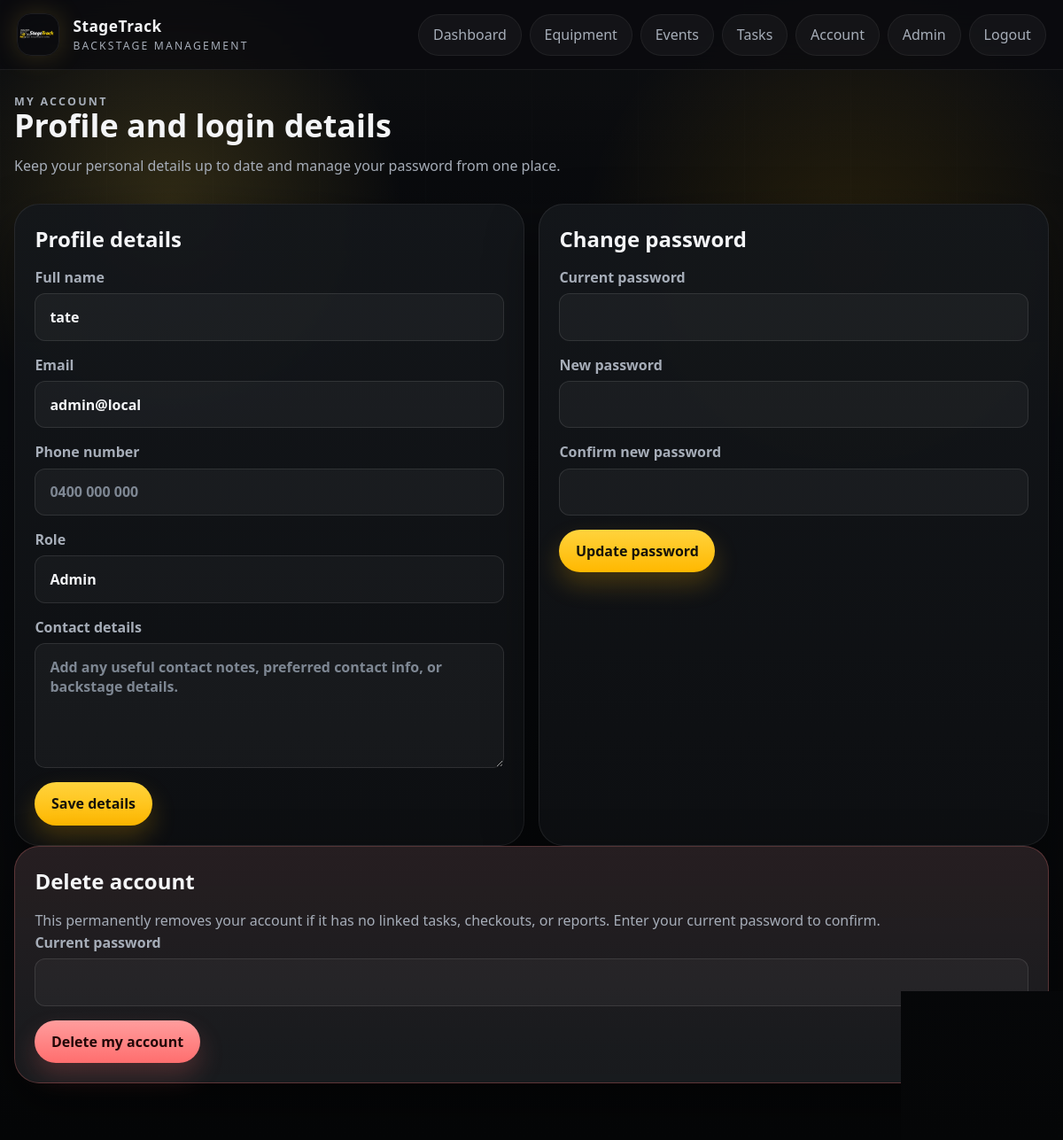
The app's page /auth/account (signed in) with its own data.
### app/models.py (models this page shows)
class SystemSettings(db.Model):
    id = db.Column(db.Integer, primary_key=True)
    school_name = db.Column(db.String(255), nullable=False, default="StageTrack")
    support_email = db.Column(db.String(255), default="")
    timezone_name = db.Column(db.String(100), nullable=False, default="Australia/Sydney")
    datetime_format = db.Column(db.String(100), nullable=False, default="%d %b %Y %I:%M %p")
    student_crew_can_view_all_events = db.Column(db.Boolean, nullable=False, default=False)
    student_crew_can_view_all_equipment = db.Column(db.Boolean, nullable=False, default=True)
    checkout_permission_role = db.Column(db.String(50), nullable=False, default="Stage Manager")
    maintenance_submit_permission_role = db.Column(db.String(50), nullable=False, default="Student Crew")
    consumable_manage_permission_role = db.Column(db.String(50), nullable=False, default="Stage Manager")
    pdf_export_permission_role = db.Column(db.String(50), nullable=False, default="Stage Manager")
    equipment_categories = db.Column(db.Text, nullable=False, default="")
    equipment_statuses = db.Column(db.Text, nullable=False, default="")
    serial_numbers_required = db.Column(db.Boolean, nullable=False, default=False)
    due_dates_required = db.Column(db.Boolean, nullable=False, default=False)
    due_soon_hours = db.Column(db.Integer, nullable=False, default=24)
    long_overdue_days = db.Column(db.Integer, nullable=False, default=7)
    auto_hide_removed_items = db.Column(db.Boolean, nullable=False, default=True)
    event_venues = db.Column(db.Text, nullable=False, default="")
    event_crew_roles = db.Column(db.Text, nullable=False, default="")
    auto_send_event_invites = db.Column(db.Boolean, nullable=False, default=True)
    event_equipment_sheet_scope = db.Column(db.String(50), nullable=False, default="all_linked")
    consumable_categories = db.Column(db.Text, nullable=False, default="")
    low_stock_alert_behavior = db.Column(db.String(50), nullable=False, default="at_or_below")
    students_can_log_consumables = db.Column(db.Boolean, nullable=False, default=True)
    negative_consumable_adjustments_manager_only = db.Column(db.Boolean, nullable=False, default=True)
    overdue_alert_recipients = db.Column(db.Text, nullable=False, default="")
    maintenance_alert_recipients = db.Column(db.Text, nullable=False, default="")
    enquiry_alert_recipients = db.Column(db.Text, nullable=False, default="")
    low_stock_alert_recipients = db.Column(db.Text, nullable=False, default="")
    password_reset_email_subject = db.Column(db.String(255), nullable=False, default="StageTrack Password Reset")
    welcome_email_subject = db.Column(db.String(255), nullable=False, default="Welcome to StageTrack")
    equipment_checkout_email_subject = db.Column(db.String(255), nullable=False, default="StageTrack equipment checked out: {equipment_name}")
    equipment_overdue_email_subject = db.Column(db.String(255), nullable=False, default="StageTrack equipment overdue: {equipment_name}")
    equipment_return_email_subject = db.Column(db.String(255), nullable=False, default="StageTrack equipment returned: {equipment_name}")
    maintenance_email_subject = db.Column(db.String(255), nullable=False, default="StageTrack maintenance request: {equipment_name}")
    enquiry_email_subject = db.Column(db.String(255), nullable=False, default="StageTrack enquiry from {name}")
    maintenance_statuses = db.Column(db.Text, nullable=False, default="")
    resolved_visible_in_queue = db.Column(db.Boolean, nullable=False, default=False)
    maintenance_resolve_permission_role = db.Column(db.String(50), nullable=False, default="Teacher")
    repeat_damage_threshold = db.Column(db.Integer, nullable=False, default=2)
    pdf_paper_size = db.Column(db.String(20), nullable=False, default="A4")
    pdf_show_header = db.Column(db.Boolean, nullable=False, default=True)
    pdf_header_text = db.Column(db.String(255), nullable=False, default="StageTrack")
    pdf_footer_text = db.Column(db.String(255), nullable=False, default="Generated by StageTrack")
    pdf_include_checkboxes = db.Column(db.Boolean, nullable=False, default=True)
    pdf_include_notes = db.Column(db.Boolean, nullable=False, default=True)
    pdf_include_signatures = db.Column(db.Boolean, nullable=False, default=False)
    updated_at = db.Column(db.DateTime, default=datetime.utcnow, onupdate=datetime.utcnow, nullable=False)

class User(db.Model):
    id = db.Column(db.Integer, primary_key=True)
    name = db.Column(db.String(120), nullable=False)
    email = db.Column(db.String(255), unique=True, nullable=False, index=True)
    password_hash = db.Column(db.String(255), nullable=False)
    must_change_password = db.Column(db.Boolean, nullable=False, default=False)
    phone_number = db.Column(db.String(50))
    contact_details = db.Column(db.Text)
    role = db.Column(db.String(50), nullable=False, default="Viewer")
    is_active = db.Column(db.Boolean, nullable=False, default=True)
    created_at = db.Column(db.DateTime, default=datetime.utcnow, nullable=False)
    tasks = db.relationship("Task", back_populates="assignee", lazy=True)
    checkouts = db.relationship("EquipmentCheckout", back_populates="user", lazy=True)
    damage_reports = db.relationship("DamageReport", back_populates="reporter", lazy=True)
    password_reset_tokens = db.relationship("PasswordResetToken", back_populates="user", lazy=True)
    event_assignments = db.relationship("EventCrewAssignment", back_populates="user", lazy=True)

### app/auth/routes.py (the view, shortened to what this page needs)
@auth_bp.route("/account", methods=["GET", "POST"])
@login_required
def account():
    user = current_user()
    return render_template("auth/account.html", user=user)

### app/auth/routes.py (called while the page is built)
def current_user():
    user_id = session.get("user_id")
    if not user_id:
        return None
    user = db.session.get(User, user_id)
    if user and not user.is_active:
        session.clear()
        return None
    return user

def login_required(view):
    @wraps(view)
    def wrapped_view(*args, **kwargs):
        if not current_user():
            return redirect(url_for("auth.login"))
        return view(*args, **kwargs)
    return wrapped_view

@auth_bp.app_context_processor
def inject_user():
    first_user_pending = User.query.count() == 0
    return {
        "current_user": current_user(),
        "manager_roles": MANAGER_ROLES,
        "registration_open": first_user_pending,
    }

### app/site_service.py (called while the page is built)
def get_site_settings():
    settings = SiteSettings.query.order_by(SiteSettings.id.asc()).first()
    if not settings:
        settings = SiteSettings()
        db.session.add(settings)
        db.session.commit()
    return settings

### app/templates/auth/account.html (shortened to what this page needs)
{% extends "base.html" %}
{% block content %}
<section class="page-header">
    <div>
        <p class="eyebrow">My account</p>
        <h1>Profile and login details</h1>
        <p>Keep your personal details up to date and manage your password from one place.</p>
    </div>
</section>
<section class="utility-grid">
    <section class="panel">
        <div class="panel-header">
            <h2>Profile details</h2>
        </div>
        <form method="post" class="form-grid">
            <label>
                Full name
                <input type="text" name="name" value="{{ user.name }}" required>
            </label>
            <label>
                Email
                <input type="email" name="email" value="{{ user.email }}" required>
            </label>
            <label>
                Phone number
                <input type="text" name="phone_number" value="{{ user.phone_number or '' }}" placeholder="0400 000 000">
            </label>
            <label>
                Role
                <input type="text" value="{{ user.role }}" readonly>
            </label>
            <label class="full-width">
                Contact details
                <textarea name="contact_details" rows="5" placeholder="Add any useful contact notes, preferred contact info, or backstage details.">{{ user.contact_details or '' }}</textarea>
            </label>
            <div class="actions">
                <button class="button button-primary" type="submit">Save details</button>
            </div>
        </form>
    </section>
    <section class="panel">
        <div class="panel-header">
            <h2>Change password</h2>
        </div>
        <form method="post" class="form-grid">
            <label>
                Current password
                <input type="password" name="current_password" required>
            </label>
            <label>
                New password
                <input type="password" name="new_password" required>
            </label>
            <label>
                Confirm new password
                <input type="password" name="confirm_password" required>
            </label>
            <div class="actions">
                <button class="button button-primary" type="submit">Update password</button>
            </div>
        </form>
    </section>
</section>
<section class="panel danger-panel">
    <div class="panel-header">
        <h2>Delete account</h2>
    </div>
    <p class="support-copy">This permanently removes your account if it has no linked tasks, checkouts, or reports. Enter your current password to confirm.</p>
    <form method="post" class="form-grid">
        <label>
            Current password
            <input type="password" name="delete_password" required>
        </label>
        <div class="actions">
            <button class="button button-danger" type="submit">Delete my account</button>
        </div>
    </form>
</section>
{% endblock %}

### app/templates/base.html (shortened to what this page needs)
<!doctype html>
<html lang="en">
<head>
    <link rel="stylesheet" href="{{ url_for('static', filename='css/styles.css') }}">
</head>
<body>
    <div class="app-backdrop"></div>
    <header class="site-header">
        <a class="brand" href="{{ url_for('home') }}">
            <img class="brand-logo" src="{{ url_for('static', filename='images/stagetrack-logo.png') }}" alt="StageTrack logo">
            <span class="brand-copy">
                <strong>{{ system_settings.school_name }}</strong>
                <span>{{ system_settings.support_email or "Backstage management" }}</span>
            </span>
        </a>
        <nav class="site-nav">
            {% if current_user %}
                <a href="{{ url_for('dashboard') }}">Dashboard</a>
                <a href="{{ url_for('equipment.index') }}">Equipment</a>
                <a href="{{ url_for('events.index') }}">Events</a>
                <a href="{{ url_for('tasks.index') }}">Tasks</a>
                <a href="{{ url_for('auth.account') }}">Account</a>
                {% if current_user.role == "Admin" %}
                    <a href="{{ url_for('admin.users') }}">Admin</a>
                {% endif %}
                <a href="{{ url_for('auth.logout') }}">Logout</a>
            {% else %}
                <a href="{{ url_for('auth.login') }}">Staff access</a>
            {% endif %}
        </nav>
    </header>
    <main class="page-shell">
        {% block content %}{% endblock %}
    </main>
</body>
</html>

### records on screen
SystemSettings: school_name "StageTrack", support_email "BACKSTAGE MANAGEMENT"
User: name "tate", email "admin@local", role "Admin"
